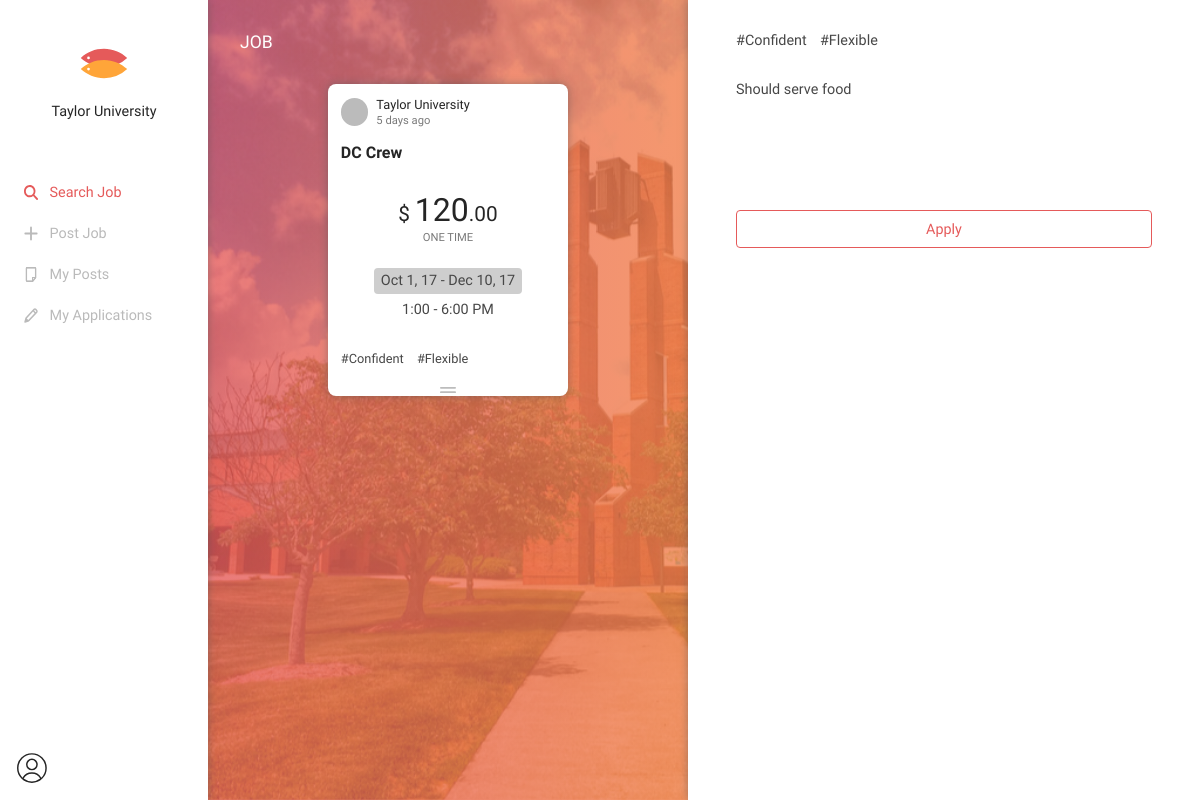
The app's page /job/39398513 with its own data.
### tables this page shows
CREATE TABLE user
(
  id             INTEGER PRIMARY KEY, /* random */
  email          TEXT NOT NULL,
  password       TEXT NOT NULL,
  name           TEXT NOT NULL,
  gender         TEXT NULL,
  contact        TEXT NULL,
  date_of_birth  DATE NULL,
  is_campus      TEXT DEFAULT 'NO',
  is_registered  TEXT DEFAULT 'NO',
  created_at     DATETIME DEFAULT CURRENT_TIMESTAMP
);

CREATE TABLE job
(
  id             INTEGER PRIMARY KEY, /* random */
  user_id        INTEGER REFERENCES user (id),
  title          TEXT NOT NULL,
  description    TEXT NOT NULL,
  term           TEXT NOT NULL,
  start_date     DATE NULL,
  end_date       DATE NULL,
  start_time     TIME NULL,
  end_time       TIME NULL,
  day            TEXT NULL,
  money          INTEGER NOT NULL,
  every          TEXT NOT NULL,
  accepted       INTEGER REFERENCES application (id) DEFAULT 0,
  created_at     DATETIME DEFAULT CURRENT_TIMESTAMP
);

CREATE TABLE job_tag
(
  job_id         INTEGER REFERENCES job (id),
  tag_id         INTEGER REFERENCES tag (id),
  created_at     DATETIME DEFAULT CURRENT_TIMESTAMP,
  PRIMARY KEY (job_id, tag_id)
);

CREATE TABLE tag
(
  id              INTEGER PRIMARY KEY, /* random */
  description     TEXT NOT NULL,
  created_at     DATETIME DEFAULT CURRENT_TIMESTAMP
);

### fivetwo.py (the view, shortened to what this page needs)
@app.route('/job/<job_id>', methods=["GET", "POST"])
def job(job_id):
    today = datetime.datetime.today()
    print(str(today))
    j = db.job(job_id)
    job = {}
    job['id'] = j['id']
    job['user'] = {}
    job['user']['id'] = j['user_id']
    job['user']['name'] = db.user(j['user_id'])['name']
    job['title'] = j['title']
    job['date'] = j['created_at']
    job['description'] = j['description']
    job['term'] = j['term']
    if job['term'] == 'LONG':
        days = str(j['day']).split("/")
        job['day'] = days
    else:
        start_month = datetime.datetime.strptime(j['start_date'], '%Y-%m-%d').strftime("%b")
        start_day = int(datetime.datetime.strptime(j['start_date'], '%Y-%m-%d').strftime("%d"))
        start_year = datetime.datetime.strptime(j['start_date'], '%Y-%m-%d').strftime("%y")
        end_month = datetime.datetime.strptime(j['end_date'], '%Y-%m-%d').strftime("%b")
        end_day = int(datetime.datetime.strptime(j['end_date'], '%Y-%m-%d').strftime("%d"))
        end_year = datetime.datetime.strptime(j['end_date'], '%Y-%m-%d').strftime("%y")
        job['start_date'] = start_month + " " + str(start_day) + ", " + start_year
        job['end_date'] = end_month + " " + str(end_day) + ", " + end_year
    start_hour = int(datetime.datetime.strptime(j['start_time'], '%H:%M').strftime("%H"))
    start_minute = datetime.datetime.strptime(j['start_time'], '%H:%M').strftime("%M")
    start_ampm = "AM"
    end_hour = int(datetime.datetime.strptime(j['end_time'], '%H:%M').strftime("%H"))
    end_minute = datetime.datetime.strptime(j['end_time'], '%H:%M').strftime("%M")
    end_ampm = "AM"
    if start_hour == 12:
        start_ampm = "PM"
    elif start_hour > 12:
        start_hour -= 12
        start_ampm = "PM"
    if end_hour == 12:
        end_ampm = "PM"
    elif end_hour > 12:
        end_hour -= 12
        end_ampm = "PM"
    if start_ampm == end_ampm:
        job['start_time'] = str(start_hour) + ":" + start_minute
        job['end_time'] = str(end_hour) + ":" + end_minute + " " + end_ampm
    else:
        job['start_time'] = str(start_hour) + ":" + start_minute + " " + start_ampm
        job['end_time'] = str(end_hour) + ":" + end_minute + " " + end_ampm
    job['money'] = str(j['money'])
    job['every'] = j['every']
    tags = db.job_tags(job_id)
    questions = db.job_questions(job_id)
    job['tags'] = tags
    job['questions'] = questions
    job_form = JobForm()
    return render_template('job.html', job=job, form=job_form, today=today)

### fivetwo.py
class JobForm(FlaskForm):
    answer1 = HiddenField('Answer 1')
    answer2 = HiddenField('Answer 2')
    answer3 = HiddenField('Answer 3')
    submit = SubmitField('Apply')

### db.py (called while the page is built)
def connect_db():
    db_path = os.path.join(DATABASE)
    if not os.path.isfile(db_path):
        raise RuntimeError("Can't find database file '{}'".format(db_path))
    connection = sqlite3.connect(db_path)
    connection.row_factory = sqlite3.Row
    return connection

def open_db_connection():
    g.db = connect_db()

def close_db_connection():
    db = getattr(g, 'db', None)
    if db is not None:
        db.close()

def user(id):
    u = g.db.execute('SELECT * FROM user WHERE id = ?', (id,)).fetchone()
    if u is None:
        return None
    if u['is_campus'] == 'YES':
        user = g.db.execute('SELECT * FROM user INNER JOIN user_campus ON user.id = user_campus.id WHERE user.id = ?', (id,)).fetchone()
    else:
        user = u
    return user

def job(job_id):
    return g.db.execute('SELECT * FROM job WHERE id = ?', (job_id,)).fetchone()

def job_tags(job_id):
    return g.db.execute('SELECT * FROM job_tag INNER JOIN tag ON tag_id = tag.id WHERE job_id = ?', (job_id,)).fetchall()

def job_questions(job_id):
    return g.db.execute('SELECT * FROM question WHERE job_id = ?', (job_id,)).fetchall()

### fivetwo.py (called while the page is built)
@app.before_request
def before():
    db.open_db_connection()

@app.teardown_request
def after(exception):
    db.close_db_connection()

### templates/job.html (shortened to what this page needs)
{% extends 'base.html' %}
{% block content %}
<div id="page-job">
    <div class="column-left align--center">
        <h1>Job</h1>
        <div class="job shadow">
            <div class="profile align--left">
                <div class="picture align--middle"></div>
                <div class="info align--middle">
                    <div class="user font--main font--black align--left">{{ job['user']['name'] }}</div>
                    <div class="date font--main align--left">5 days ago</div>
                </div>
            </div>
            <div class="title font--black align--left">{{ job['title'] }}</div>
            <div class="info align--center">
                <div class="wage font--main font--black align--center"><span class="dollar">$</span>{{ job['money'][:-2] }}<span class="cent">.{{ job['money'][-2:] }}</span></div>
                <div class="every font--main font--gray align--center">{{ job['every'] }}</div>
                <div class="day font--main">
                    {% if job['term'] == 'LONG' %}
                        {% if job['day'][0] == '0' %}
                            <span>S</span>
                        {% else %}
                            <span class="work">S</span>
                        {% endif %}
                        {% if job['day'][1] == '0' %}
                            <span>M</span>
                        {% else %}
                            <span class="work">M</span>
                        {% endif %}
                        {% if job['day'][2] == '0' %}
                            <span>T</span>
                        {% else %}
                            <span class="work">T</span>
                        {% endif %}
                        {% if job['day'][3] == '0' %}
                            <span>W</span>
                        {% else %}
                            <span class="work">W</span>
                        {% endif %}
                        {% if job['day'][4] == '0' %}
                            <span>T</span>
                        {% else %}
                            <span class="work">T</span>
                        {% endif %}
                        {% if job['day'][5] == '0' %}
                            <span>F</span>
                        {% else %}
                            <span class="work">F</span>
                        {% endif %}
                        {% if job['day'][6] == '0' %}
                            <span>S</span>
                        {% else %}
                            <span class="work">S</span>
                        {% endif %}
                    {% else %}
                        {% if job['start_date'] == job['end_date'] %}
                            {{ job['start_date'] }}
                        {% else %}
                            {{ job['start_date'] }} - {{ job['end_date'] }}
                        {% endif %}
                    {% endif %}
                </div>
                <div class="time font--main">{{ job['start_time'] }} - {{ job['end_time'] }}</div>
            </div>
            <div class="tags">
                {% for tag in job['tags'] %}
                    <div class="tag">#{{ tag['description'] }}</div>
                {% else %}
                    <div class="tag">&nbsp;</div>
                {% endfor %}
            </div>
            <div class="align--center">
                <img class="button" alt="" src="/static/img/card-button.svg">
            </div>
        </div>
    </div>
    <div class="column-right align--center shadow">
        <div class="row align--left" id="tags">
            {% for tag in job['tags'] %}
                <div class="tag">#{{ tag['description'] }}</div>
            {% else %}
                <div class="tag">&nbsp;</div>
            {% endfor %}
        </div>
        <div class="row" id="row-description">{{ job['description'] }}</div>
        <form method="POST">
            <div class="row">{{ form.submit(class_='submit') }}</div>
        </form>
    </div>
</div>
{% endblock %}

### static/css/main.css (style rules this page uses)
*, *::before, *::after { transition: all ease-out 0.3s; }
html { -webkit-box-sizing: border-box; -moz-box-sizing: border-box; box-sizing: border-box; display: block; }
body { width: 100%; height: 100%; background: none; display: grid; grid-template-columns: 13rem 1fr; grid-template-rows: 1fr; grid-gap: 0; -webkit-box-sizing: border-box; -moz-box-sizing: border-box; box-sizing: border-box; padding: 0; margin: 0; font-size: 0.9rem; font-family: 'Quicksand', sans-serif; font-weight: 500; color: #474747; }
input, select, button, textarea, pre { -webkit-appearance: none; -moz-appearance: none; appearance: none; outline: none; font-size: 0.8rem; font-family: 'Quicksand', sans-serif; font-weight: 500; border-radius: 0.25rem; }
input[type='submit'], button { font-size: 0.9rem; font-family: 'Questrial', sans-serif; font-weight: 500; width: auto; cursor: pointer; background: #fff; border: 0.06rem solid #E55A5A; color: #E55A5A; padding: 0.6rem 0; margin: 0; }
h1 { color: #252525; font-size: 1.1rem; font-family: 'Questrial', sans-serif; font-weight: 500; margin: 0; margin-bottom: 2rem; text-align: left; text-transform: uppercase; }
img { margin: 0; vertical-align: middle; }
.align--left { text-align: left; }
.align--center { text-align: center; }
.align--middle { vertical-align: middle; }
.font--black { color: #252525; }
.font--gray { color: #7a7a7a; }
.font--main { font-family: 'Questrial', sans-serif !important; font-weight: 500 !important; }
.shadow { -webkit-box-shadow: 0 0 0.5rem rgba(85,85,85,0.5); -moz-box-shadow: 0 0 0.5rem rgba(85,85,85,0.5); box-shadow: 0 0 0.5rem rgba(85,85,85,0.5); }
.job { background: #fff; border-radius: 0.5rem; width: 15rem; height: 19.5rem; margin: 0.5rem auto; cursor: pointer; }
.job .profile { padding: 0.8rem; border-radius: 0.5rem 0.5rem 0 0; }
.job .profile .picture { display: inline-block; background-color: #bbb; border-radius: 50%; width: 1.7rem; height: 1.7rem; margin-right: 0.3rem; }
.job .profile .info { display: inline-block; }
.job .profile .user { font-size: 0.8rem; }
.job .profile .date { font-size: 0.7rem; margin-top: 0.15rem; color: #7a7a7a; }
.job .title { font-size: 1rem; padding: 0.8rem; padding-top: 0.2rem; padding-bottom: 0.3rem; font-weight: 600; overflow-x: hidden; }
.job .wage { font-size: 2rem; margin-top: 1.5rem; }
.job .wage .dollar { font-size: 1.3rem; margin-right: 0.3rem; }
.job .wage .cent { font-size: 1.3rem; }
.job .every { font-size: 0.7rem; text-transform: uppercase; margin-top: 0.1rem; margin-bottom: 1.5rem; }
.job .day { color: #474747; font-size: 0.9rem; background: #cecece; border-radius: 0.25rem; margin: 0 auto; display: inline-block; padding: 0.3rem; padding-left: 0.4rem; padding-right: 0.4rem; }
.job .time { font-size: 0.9rem; margin-top: 0.5em; }
.job .tags { padding: 0.8rem; margin-top: 1.2rem; overflow-x: hidden; text-align: left; min-height: 1.1rem; }
.job .tag { display: inline; font-size: 0.8rem; margin-right: 0.6rem; }
.job .button { width: 1rem; }

### static/css/job.css (style rules this page uses)
#page-job { width: 100%; height: 100%; display: grid; grid-template-columns: 30rem 1fr; grid-template-rows: 1fr; grid-gap: 0; -webkit-box-sizing: border-box; -moz-box-sizing: border-box; box-sizing: border-box; padding: 0; margin: 0; background: rgb(229,90,90); background: -moz-linear-gradient(left, rgba(229,90,90,0.8) 0%, rgba(255,165,57,0.8) 100%); background: -webkit-linear-gradient(left, rgba(229,90,90,0.8) 0%,rgba(255,165,57,0.8) 100%); background: linear-gradient(to right, rgba(229,90,90,0.8) 0%,rgba(255,165,57,0.8) 100%); filter: progid:DXImageTransform.Microsoft.gradient( startColorstr='#e55a5a', endColorstr='#ffa539',GradientType=1 ); }
#page-job .column-left h1 { color: #fff; }
#page-job .column-left { height: 100vh; max-height: 100vh; text-align: center; -webkit-box-sizing: border-box; -moz-box-sizing: border-box; box-sizing: border-box; padding: 2rem; overflow: hidden; }
#page-job .column-right { height: 100vh; max-height: 100vh; background: #fff; -webkit-box-sizing: border-box; -moz-box-sizing: border-box; box-sizing: border-box; padding: 2rem; overflow-y: auto; }
#page-job .job { cursor: default; }
#page-job .row { margin: 0 auto 2rem auto; width: 26rem; box-sizing: border-box; }
#page-job textarea, #page-job input { width: 24rem; }
#page-job #submit { width: 26rem; margin-bottom: 3rem; }
#page-job #tags .tag { display: inline; font-size: 0.9rem; margin-right: 0.6rem; }
#page-job #row-description { margin-top: 2rem; margin-bottom: 7rem; text-align: left; }

### records on screen
user: user.name "Taylor University"
job: title "DC Crew", money "120", money "00", every "ONE TIME", description "Should serve food"
job_tag: description "Confident"
job_tag: description "Flexible"

### other values on screen
{{ job['start_date'] }} "Oct 1, 17"
{{ job['end_date'] }} "Dec 10, 17"
{{ job['start_time'] }} "1:00"
{{ job['end_time'] }} "6:00 PM"
